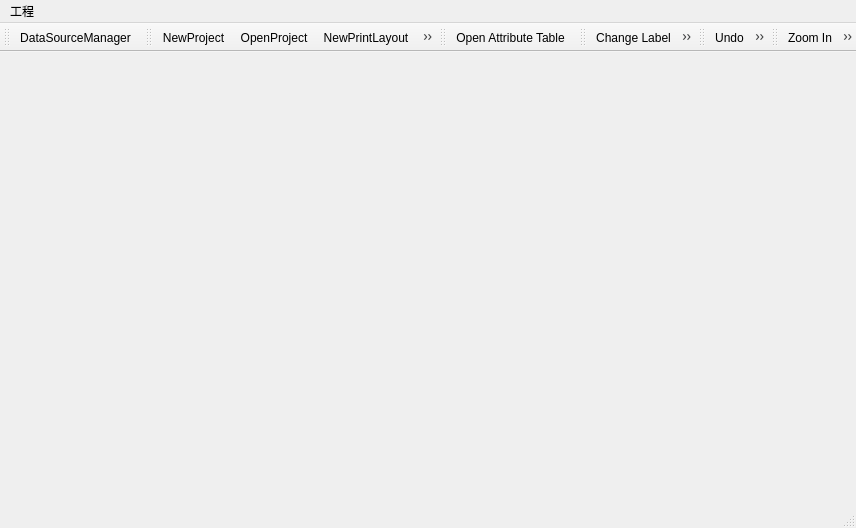
<?xml version="1.0" encoding="UTF-8"?>
<ui version="4.0">
 <class>MapRepApp</class>
 <widget class="QMainWindow" name="MapRepApp">
  <property name="geometry">
   <rect>
    <x>0</x>
    <y>0</y>
    <width>856</width>
    <height>528</height>
   </rect>
  </property>
  <property name="windowTitle">
   <string>基于QGIS的地图制图系统</string>
  </property>
  <widget class="QWidget" name="centralWidget"/>
  <widget class="QMenuBar" name="menuBar">
   <property name="geometry">
    <rect>
     <x>0</x>
     <y>0</y>
     <width>856</width>
     <height>23</height>
    </rect>
   </property>
   <widget class="QMenu" name="menu">
    <property name="title">
     <string>工程</string>
    </property>
    <widget class="QMenu" name="menuSave_To">
     <property name="title">
      <string>Save To</string>
     </property>
     <addaction name="actionTemplate"/>
     <addaction name="actionGeoPackage"/>
    </widget>
    <addaction name="actionNew"/>
    <addaction name="actionNew_from_Template"/>
    <addaction name="actionOpen"/>
    <addaction name="actionOpen_Recentent"/>
    <addaction name="actionSave"/>
    <addaction name="actionSave_as"/>
    <addaction name="menuSave_To"/>
    <addaction name="actionExport"/>
    <addaction name="actionNew_Print_Layout"/>
    <addaction name="actionNew_Layout"/>
   </widget>
   <addaction name="menu"/>
  </widget>
  <widget class="QToolBar" name="mDataSourceManagerToolBar">
   <attribute name="toolBarArea">
    <enum>TopToolBarArea</enum>
   </attribute>
   <attribute name="toolBarBreak">
    <bool>false</bool>
   </attribute>
   <addaction name="mActionDataSourceManager"/>
  </widget>
  <widget class="QStatusBar" name="statusBar"/>
  <widget class="QToolBar" name="mFileToolBar">
   <property name="windowTitle">
    <string>toolBar</string>
   </property>
   <attribute name="toolBarArea">
    <enum>TopToolBarArea</enum>
   </attribute>
   <attribute name="toolBarBreak">
    <bool>false</bool>
   </attribute>
   <addaction name="mActionNewProject"/>
   <addaction name="mActionOpenProject"/>
   <addaction name="mActionNewPrintLayout"/>
   <addaction name="mActionSaveProject"/>
   <addaction name="mActionSaveMapAsPdf"/>
  </widget>
  <widget class="QToolBar" name="mAttributesToolBar">
   <property name="windowTitle">
    <string>toolBar</string>
   </property>
   <attribute name="toolBarArea">
    <enum>TopToolBarArea</enum>
   </attribute>
   <attribute name="toolBarBreak">
    <bool>false</bool>
   </attribute>
   <addaction name="mActionOpenTable"/>
  </widget>
  <widget class="QToolBar" name="mLabelToolBar">
   <property name="windowTitle">
    <string>toolBar</string>
   </property>
   <attribute name="toolBarArea">
    <enum>TopToolBarArea</enum>
   </attribute>
   <attribute name="toolBarBreak">
    <bool>false</bool>
   </attribute>
   <addaction name="mActionChangeLabelProperties"/>
   <addaction name="mActionPinLabels"/>
   <addaction name="mActionShowHideLabels"/>
   <addaction name="mActionShowPinnedLabels"/>
   <addaction name="mActionShowUnplacedLabels"/>
  </widget>
  <widget class="QToolBar" name="mEffectToolBar">
   <property name="windowTitle">
    <string>toolBar</string>
   </property>
   <attribute name="toolBarArea">
    <enum>TopToolBarArea</enum>
   </attribute>
   <attribute name="toolBarBreak">
    <bool>false</bool>
   </attribute>
   <addaction name="mActionUndo"/>
   <addaction name="mActionRedo"/>
  </widget>
  <widget class="QToolBar" name="mMapNavToolBar">
   <property name="windowTitle">
    <string>toolBar</string>
   </property>
   <attribute name="toolBarArea">
    <enum>TopToolBarArea</enum>
   </attribute>
   <attribute name="toolBarBreak">
    <bool>false</bool>
   </attribute>
   <addaction name="mActionZoomIn"/>
   <addaction name="mActionZoomOut"/>
   <addaction name="mActionPan"/>
   <addaction name="mActionZoomToLayer"/>
   <addaction name="mActionZoomToSelected"/>
   <addaction name="mActionZoomFullExtent"/>
   <addaction name="mActionZoomLast"/>
   <addaction name="mActionZoomNext"/>
   <addaction name="mActionZoomActualSize"/>
  </widget>
  <action name="actionNew">
   <property name="text">
    <string>New</string>
   </property>
  </action>
  <action name="actionNew_from_Template">
   <property name="text">
    <string>New from Template</string>
   </property>
  </action>
  <action name="actionOpen">
   <property name="text">
    <string>Open</string>
   </property>
  </action>
  <action name="actionOpen_Recentent">
   <property name="text">
    <string>Open Recentent</string>
   </property>
  </action>
  <action name="actionSave">
   <property name="text">
    <string>Save</string>
   </property>
  </action>
  <action name="actionSave_as">
   <property name="text">
    <string>Save as</string>
   </property>
  </action>
  <action name="actionTemplate">
   <property name="text">
    <string>Template</string>
   </property>
  </action>
  <action name="actionGeoPackage">
   <property name="text">
    <string>GeoPackage</string>
   </property>
  </action>
  <action name="actionExport">
   <property name="text">
    <string>Export</string>
   </property>
  </action>
  <action name="actionNew_Print_Layout">
   <property name="text">
    <string>New Print Layout</string>
   </property>
  </action>
  <action name="actionNew_Layout">
   <property name="text">
    <string>New report</string>
   </property>
  </action>
  <action name="mActionDataSourceManager">
   <property name="checkable">
    <bool>true</bool>
   </property>
   <property name="icon">
    <iconset resource="images/images.qrc">
     <normaloff>:/images/themes/default/mActionDataSourceManager.svg</normaloff>:/images/themes/default/mActionDataSourceManager.svg</iconset>
   </property>
   <property name="text">
    <string>DataSourceManager</string>
   </property>
   <property name="toolTip">
    <string>数据管理</string>
   </property>
   <property name="shortcut">
    <string>Ctrl+L</string>
   </property>
  </action>
  <action name="mActionNewProject">
   <property name="checkable">
    <bool>true</bool>
   </property>
   <property name="icon">
    <iconset resource="images/images.qrc">
     <normaloff>:/images/themes/default/mActionFileNew.svg</normaloff>:/images/themes/default/mActionFileNew.svg</iconset>
   </property>
   <property name="text">
    <string>NewProject</string>
   </property>
   <property name="toolTip">
    <string>数据管理</string>
   </property>
   <property name="shortcut">
    <string>Ctrl+N</string>
   </property>
  </action>
  <action name="mActionOpenProject">
   <property name="checkable">
    <bool>true</bool>
   </property>
   <property name="icon">
    <iconset resource="images/images.qrc">
     <normaloff>:/images/themes/default/mActionFileOpen.svg</normaloff>:/images/themes/default/mActionFileOpen.svg</iconset>
   </property>
   <property name="text">
    <string>OpenProject</string>
   </property>
   <property name="toolTip">
    <string>打开项目</string>
   </property>
   <property name="shortcut">
    <string>Ctrl+O</string>
   </property>
  </action>
  <action name="mActionSaveProject">
   <property name="checkable">
    <bool>true</bool>
   </property>
   <property name="icon">
    <iconset resource="images/images.qrc">
     <normaloff>:/images/themes/default/mActionFileSave.svg</normaloff>:/images/themes/default/mActionFileSave.svg</iconset>
   </property>
   <property name="text">
    <string>SaveProject</string>
   </property>
   <property name="toolTip">
    <string>保存制图工程</string>
   </property>
   <property name="shortcut">
    <string>Ctrl+N</string>
   </property>
  </action>
  <action name="mActionNewPrintLayout">
   <property name="checkable">
    <bool>true</bool>
   </property>
   <property name="icon">
    <iconset resource="images/images.qrc">
     <normaloff>:/images/themes/default/mActionNewPage.svg</normaloff>:/images/themes/default/mActionNewPage.svg</iconset>
   </property>
   <property name="text">
    <string>NewPrintLayout</string>
   </property>
   <property name="toolTip">
    <string>新建布局视图</string>
   </property>
   <property name="shortcut">
    <string>Ctrl+P</string>
   </property>
  </action>
  <action name="mActionOpenTable">
   <property name="icon">
    <iconset resource="images/images.qrc">
     <normaloff>:/images/themes/default/mActionOpenTable.svg</normaloff>:/images/themes/default/mActionOpenTable.svg</iconset>
   </property>
   <property name="text">
    <string>Open &amp;Attribute Table</string>
   </property>
   <property name="shortcut">
    <string>F6</string>
   </property>
  </action>
  <action name="mActionZoomFullExtent">
   <property name="icon">
    <iconset resource="images/images.qrc">
     <normaloff>:/images/themes/default/mActionZoomFullExtent.svg</normaloff>:/images/themes/default/mActionZoomFullExtent.svg</iconset>
   </property>
   <property name="text">
    <string>Zoom &amp;Full</string>
   </property>
   <property name="shortcut">
    <string>Ctrl+Shift+F</string>
   </property>
  </action>
  <action name="mActionZoomToLayer">
   <property name="icon">
    <iconset resource="images/images.qrc">
     <normaloff>:/images/themes/default/mActionZoomToLayer.svg</normaloff>:/images/themes/default/mActionZoomToLayer.svg</iconset>
   </property>
   <property name="text">
    <string>Zoom to &amp;Layer</string>
   </property>
  </action>
  <action name="mActionZoomToSelected">
   <property name="icon">
    <iconset resource="images/images.qrc">
     <normaloff>:/images/themes/default/mActionZoomToSelected.svg</normaloff>:/images/themes/default/mActionZoomToSelected.svg</iconset>
   </property>
   <property name="text">
    <string>Zoom to &amp;Selection</string>
   </property>
   <property name="shortcut">
    <string>Ctrl+J</string>
   </property>
  </action>
  <action name="mActionZoomLast">
   <property name="icon">
    <iconset resource="images/images.qrc">
     <normaloff>:/images/themes/default/mActionZoomLast.svg</normaloff>:/images/themes/default/mActionZoomLast.svg</iconset>
   </property>
   <property name="text">
    <string>Zoom Last</string>
   </property>
  </action>
  <action name="mActionZoomNext">
   <property name="icon">
    <iconset resource="images/images.qrc">
     <normaloff>:/images/themes/default/mActionZoomNext.svg</normaloff>:/images/themes/default/mActionZoomNext.svg</iconset>
   </property>
   <property name="text">
    <string>Zoom Next</string>
   </property>
  </action>
  <action name="mActionZoomActualSize">
   <property name="icon">
    <iconset resource="images/images.qrc">
     <normaloff>:/images/themes/default/mActionZoomActual.svg</normaloff>:/images/themes/default/mActionZoomActual.svg</iconset>
   </property>
   <property name="text">
    <string>Zoom to Native Resolution (100%)</string>
   </property>
   <property name="toolTip">
    <string>Zoom to Native Resolution (100%)</string>
   </property>
  </action>
  <action name="mActionPan">
   <property name="checkable">
    <bool>true</bool>
   </property>
   <property name="icon">
    <iconset resource="images/images.qrc">
     <normaloff>:/images/themes/default/mActionPan.svg</normaloff>:/images/themes/default/mActionPan.svg</iconset>
   </property>
   <property name="text">
    <string>Pan Map</string>
   </property>
  </action>
  <action name="mActionZoomIn">
   <property name="checkable">
    <bool>true</bool>
   </property>
   <property name="icon">
    <iconset resource="images/images.qrc">
     <normaloff>:/images/themes/default/mActionZoomIn.svg</normaloff>:/images/themes/default/mActionZoomIn.svg</iconset>
   </property>
   <property name="text">
    <string>Zoom In</string>
   </property>
   <property name="shortcut">
    <string>Ctrl+Alt++</string>
   </property>
  </action>
  <action name="mActionZoomOut">
   <property name="checkable">
    <bool>true</bool>
   </property>
   <property name="icon">
    <iconset resource="images/images.qrc">
     <normaloff>:/images/themes/default/mActionZoomOut.svg</normaloff>:/images/themes/default/mActionZoomOut.svg</iconset>
   </property>
   <property name="text">
    <string>Zoom Out</string>
   </property>
   <property name="shortcut">
    <string>Ctrl+Alt+-</string>
   </property>
  </action>
  <action name="mActionSaveMapAsPdf">
   <property name="icon">
    <iconset resource="images/images.qrc">
     <normaloff>:/images/themes/default/mActionSaveAsPDF.svg</normaloff>:/images/themes/default/mActionSaveAsPDF.svg</iconset>
   </property>
   <property name="text">
    <string>Export Map to &amp;PDF…</string>
   </property>
   <property name="toolTip">
    <string>Save Map as PDF</string>
   </property>
  </action>
  <action name="mActionUndo">
   <property name="icon">
    <iconset resource="images/images.qrc">
     <normaloff>:/images/themes/default/mActionUndo.svg</normaloff>:/images/themes/default/mActionUndo.svg</iconset>
   </property>
   <property name="text">
    <string>&amp;Undo</string>
   </property>
   <property name="shortcut">
    <string>Ctrl+Z</string>
   </property>
  </action>
  <action name="mActionRedo">
   <property name="icon">
    <iconset resource="images/images.qrc">
     <normaloff>:/images/themes/default/mActionRedo.svg</normaloff>:/images/themes/default/mActionRedo.svg</iconset>
   </property>
   <property name="text">
    <string>&amp;Redo</string>
   </property>
   <property name="shortcut">
    <string>Ctrl+Shift+Z</string>
   </property>
  </action>
  <action name="mActionChangeLabelProperties">
   <property name="checkable">
    <bool>true</bool>
   </property>
   <property name="icon">
    <iconset resource="images/images.qrc">
     <normaloff>:/images/themes/default/mActionChangeLabelProperties.svg</normaloff>:/images/themes/default/mActionChangeLabelProperties.svg</iconset>
   </property>
   <property name="text">
    <string>Change Label</string>
   </property>
   <property name="toolTip">
    <string>Change Label Properties
Allows customization of individual label properties such as font size and color.
Acts on all layers.</string>
   </property>
  </action>
  <action name="mActionPinLabels">
   <property name="checkable">
    <bool>true</bool>
   </property>
   <property name="icon">
    <iconset resource="images/images.qrc">
     <normaloff>:/images/themes/default/mActionPinLabels.svg</normaloff>:/images/themes/default/mActionPinLabels.svg</iconset>
   </property>
   <property name="text">
    <string>Pin/Unpin Labels and Diagrams</string>
   </property>
   <property name="toolTip">
    <string>Pin/Unpin Labels and Diagrams
Click or marquee on label/diagram to pin.
Shift clicking or marqueeing unpins labels, while Ctrl (Cmd) toggles label state.
Acts on all layers.</string>
   </property>
  </action>
  <action name="mActionShowPinnedLabels">
   <property name="checkable">
    <bool>true</bool>
   </property>
   <property name="icon">
    <iconset resource="images/images.qrc">
     <normaloff>:/images/themes/default/mActionShowPinnedLabels.svg</normaloff>:/images/themes/default/mActionShowPinnedLabels.svg</iconset>
   </property>
   <property name="text">
    <string>Highlight Pinned Labels and Diagrams</string>
   </property>
   <property name="toolTip">
    <string>Highlight Pinned Labels and Diagrams
Shows highlight rectangles around labels which are fixed in place, e.g. due to manual placement.</string>
   </property>
  </action>
  <action name="mActionShowHideLabels">
   <property name="checkable">
    <bool>true</bool>
   </property>
   <property name="icon">
    <iconset resource="images/images.qrc">
     <normaloff>:/images/themes/default/mActionShowHideLabels.svg</normaloff>:/images/themes/default/mActionShowHideLabels.svg</iconset>
   </property>
   <property name="text">
    <string>Show/Hide Labels and Diagrams</string>
   </property>
   <property name="toolTip">
    <string>Show/Hide Labels and Diagrams
Click or marquee on features to show individual labels or diagrams.
Shift+click or marquee on a label or diagram to hide it.
Acts on the currently active layer only.</string>
   </property>
  </action>
  <action name="mActionShowUnplacedLabels">
   <property name="checkable">
    <bool>true</bool>
   </property>
   <property name="icon">
    <iconset resource="images/images.qrc">
     <normaloff>:/images/themes/default/mActionShowUnplacedLabel.svg</normaloff>:/images/themes/default/mActionShowUnplacedLabel.svg</iconset>
   </property>
   <property name="text">
    <string>Show Unplaced Labels</string>
   </property>
   <property name="toolTip">
    <string>Toggles Display of Unplaced Labels
Shows placeholders for labels which could not be placed, e.g. due to overlaps with other map labels.</string>
   </property>
  </action>
 </widget>
 <layoutdefault spacing="6" margin="11"/>
 <resources>
  <include location="qml.qrc"/>
  <include location="images/images.qrc"/>
 </resources>
 <connections/>
</ui>
